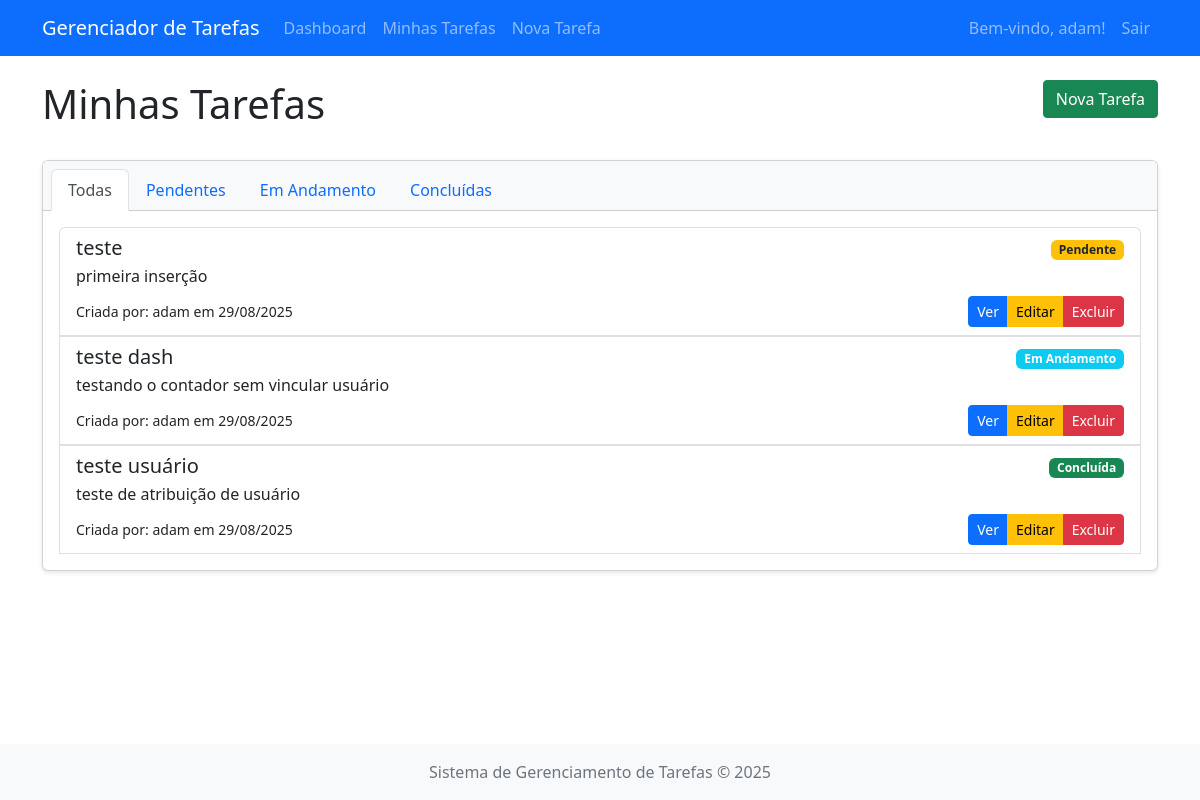
The page /tasks (signed in) on the database its author committed.
### app.py (models this page shows, shortened)
class User(db.Model):
    id = db.Column(db.Integer, primary_key=True)
    username = db.Column(db.String(50), unique=True, nullable=False)
    email = db.Column(db.String(120), unique=True, nullable=False)
    password = db.Column(db.String(200), nullable=False)
    tasks_created = db.relationship('Task', backref='creator', lazy=True, foreign_keys='Task.creator_id')
    tasks_assigned = db.relationship('Task', backref='assignee', lazy=True, foreign_keys='Task.assignee_id')

class Task(db.Model):
    id = db.Column(db.Integer, primary_key=True)
    title = db.Column(db.String(100), nullable=False)
    description = db.Column(db.Text, nullable=True)
    status = db.Column(db.String(20), nullable=False, default='pendente')
    created_at = db.Column(db.DateTime, nullable=False, default=datetime.utcnow)
    updated_at = db.Column(db.DateTime, nullable=False, default=datetime.utcnow, onupdate=datetime.utcnow)
    creator_id = db.Column(db.Integer, db.ForeignKey('user.id'), nullable=False)
    assignee_id = db.Column(db.Integer, db.ForeignKey('user.id'), nullable=True)

### app.py (the view)
@app.route('/tasks', methods=['GET'])
def tasks():
    if 'user_id' not in session:
        flash('Faça login para acessar as tarefas', 'warning')
        return redirect(url_for('login'))
    status_filter = request.args.get('status')
    user_id = session['user_id']
    if status_filter and status_filter != 'all':
        tasks = Task.query.filter_by(assignee_id=user_id, status=status_filter).all()
    else:
        tasks = Task.query.filter_by(assignee_id=user_id).all()
    users = User.query.all()
    return render_template('tasks.html', tasks=tasks, users=users, current_filter=status_filter)

### templates/tasks.html (shortened to what this page needs)
{% extends 'base.html' %}
{% block content %}
<div class="row mb-4">
    <div class="col-md-8">
        <h1>Minhas Tarefas</h1>
    </div>
    <div class="col-md-4 text-end">
        <a href="{{ url_for('new_task') }}" class="btn btn-success">Nova Tarefa</a>
    </div>
</div>
<div class="card mb-4">
    <div class="card-header">
        <ul class="nav nav-tabs card-header-tabs">
            <li class="nav-item">
                <a class="nav-link {{ 'active' if current_filter == 'all' or not current_filter else '' }}" href="{{ url_for('tasks') }}">Todas</a>
            </li>
            <li class="nav-item">
                <a class="nav-link {{ 'active' if current_filter == 'pendente' else '' }}" href="{{ url_for('tasks', status='pendente') }}">Pendentes</a>
            </li>
            <li class="nav-item">
                <a class="nav-link {{ 'active' if current_filter == 'em andamento' else '' }}" href="{{ url_for('tasks', status='em andamento') }}">Em Andamento</a>
            </li>
            <li class="nav-item">
                <a class="nav-link {{ 'active' if current_filter == 'concluída' else '' }}" href="{{ url_for('tasks', status='concluída') }}">Concluídas</a>
            </li>
        </ul>
    </div>
    <div class="card-body">
        {% if tasks %}
            <div class="list-group">
                {% for task in tasks %}
                    <div class="list-group-item">
                        <div class="d-flex w-100 justify-content-between">
                            <h5 class="mb-1">{{ task.title }}</h5>
                            <div>
                                {% if task.status == 'pendente' %}
                                    <span class="badge bg-warning">Pendente</span>
                                {% elif task.status == 'em andamento' %}
                                    <span class="badge bg-info">Em Andamento</span>
                                {% elif task.status == 'concluída' %}
                                    <span class="badge bg-success">Concluída</span>
                                {% endif %}
                            </div>
                        </div>
                        <p class="mb-1">{{ task.description|truncate(150) }}</p>
                        <div class="d-flex justify-content-between align-items-center mt-2">
                            <small>Criada por: {{ task.creator.username }} em {{ task.created_at.strftime('%d/%m/%Y') }}</small>
                            <div class="btn-group">
                                <a href="{{ url_for('view_task', task_id=task.id) }}" class="btn btn-sm btn-primary">Ver</a>
                                <a href="{{ url_for('edit_task', task_id=task.id) }}" class="btn btn-sm btn-warning">Editar</a>
                                {% if task.creator_id == session.user_id %}
                                    <button type="button" class="btn btn-sm btn-danger" data-bs-toggle="modal" data-bs-target="#deleteModal{{ task.id }}">Excluir</button>
                                {% endif %}
                            </div>
                        </div>
                    </div>
                {% endfor %}
            </div>
        {% else %}
            <p class="text-center">Nenhuma tarefa encontrada.</p>
        {% endif %}
    </div>
</div>
{% endblock %}

### templates/base.html (shortened to what this page needs)
<!DOCTYPE html>
<html lang="pt-BR">
<head>
    <link rel="stylesheet" href="https://cdn.jsdelivr.net/npm/bootstrap@5.2.3/dist/css/bootstrap.min.css">
    <link rel="stylesheet" href="{{ url_for('static', filename='css/style.css') }}">
</head>
<body>
    <nav class="navbar navbar-expand-lg navbar-dark bg-primary">
        <div class="container">
            <a class="navbar-brand" href="{{ url_for('dashboard') }}">Gerenciador de Tarefas</a>
            <div class="collapse navbar-collapse" id="navbarNav">
                <ul class="navbar-nav me-auto">
                    {% if session.user_id %}
                    <li class="nav-item">
                        <a class="nav-link" href="{{ url_for('dashboard') }}">Dashboard</a>
                    </li>
                    <li class="nav-item">
                        <a class="nav-link" href="{{ url_for('tasks') }}">Minhas Tarefas</a>
                    </li>
                    <li class="nav-item">
                        <a class="nav-link" href="{{ url_for('new_task') }}">Nova Tarefa</a>
                    </li>
                    {% endif %}
                </ul>
                <ul class="navbar-nav">
                    {% if session.user_id %}
                    <li class="nav-item">
                        <span class="nav-link">Bem-vindo, {{ session.username }}!</span>
                    </li>
                    <li class="nav-item">
                        <a class="nav-link" href="{{ url_for('logout') }}">Sair</a>
                    </li>
                    {% endif %}
                </ul>
            </div>
        </div>
    </nav>
    <div class="container mt-4 mb-5">
        {% block content %}{% endblock %}
    </div>
    <footer class="footer bg-light py-3 mt-auto">
        <div class="container text-center">
            <span class="text-muted">Sistema de Gerenciamento de Tarefas &copy; 2025</span>
        </div>
    </footer>
</body>
</html>

### static/css/style.css (style rules this page uses)
body { min-height: 100vh; display: flex; flex-direction: column; }
.footer { margin-top: auto; }
.badge.bg-warning { color: #212529; }
.card { box-shadow: 0 2px 4px rgba(0, 0, 0, 0.1); }
.card-header { background-color: #f8f9fa; }
.list-group-item { transition: background-color 0.2s; }
.btn { border-radius: 4px; }

### rows shown on the page
User: username "adam"
Task: title "teste", status "Pendente", description "primeira inserção", creator.username "adam", created_at "29/08/2025"
Task: title "teste dash", status "Em Andamento", description "testando o contador sem vincular usuário", creator.username "adam", created_at "29/08/2025"
Task: title "teste usuário", status "Concluída", description "teste de atribuição de usuário", creator.username "adam", created_at "29/08/2025"
